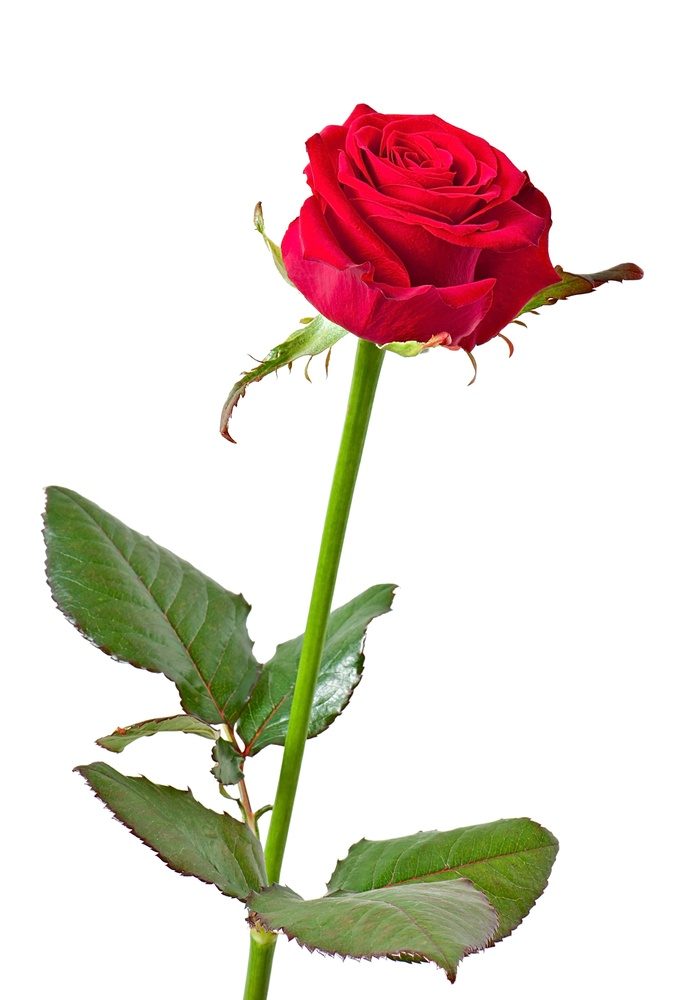
//> input picture Bicuibic Interpolation/rose.jpg, 688 x 1000 px, shrunk from 2492 x 3622 before the run
$ ./backv2   (built with g++ and OpenCV 4)
//> lines starting //> are read from the running program, lines starting //| are printed output that depends on the picture
#include <iostream>
#include <opencv2/opencv.hpp>
#include <cmath>
#include <fstream>
#include <cstdlib>
using namespace std;
using namespace cv;

float cubic(float x)
{
    float a = -0.75f;
    x = fabs(x);

    if (x <= 1.0f)
        return (a + 2)*x*x*x - (a + 3)*x*x + 1;
    else if (x < 2.0f)
        return a*x*x*x - 5*a*x*x + 8*a*x - 4*a;
    else
        return 0.0f;
}

void compute_weights(float dx, float dy, float Wx[4], float Wy[4])
{
    for (int i = -1; i <= 2; i++) Wx[i+1] = cubic(i - dx);
    for (int i = -1; i <= 2; i++) Wy[i+1] = cubic(dy - i);
}

Mat bicubic_forward(const Mat& input, int outW, int outH)
{
    int inW = input.cols;
    int inH = input.rows;

    Mat output(outH, outW, CV_32F);

    float scaleX = (float)inW / outW;
    float scaleY = (float)inH / outH;

    for (int y = 0; y < outH; y++)
    {
        for (int x = 0; x < outW; x++)
        {
            float in_x = (x + 0.5f) * scaleX - 0.5f;
            float in_y = (y + 0.5f) * scaleY - 0.5f;

            in_x = max(0.0f, min(in_x, (float)(inW - 1)));
            in_y = max(0.0f, min(in_y, (float)(inH - 1)));

            int ix = (int)floor(in_x);
            int iy = (int)floor(in_y);

            float dx = in_x - ix;
            float dy = in_y - iy;

            float Wx[4], Wy[4];
            compute_weights(dx, dy, Wx, Wy);

            float sum = 0.0f;
            for (int m = -1; m <= 2; m++)
                for (int n = -1; n <= 2; n++)
                {
                    int px = min(max(ix + n, 0), inW - 1);
                    int py = min(max(iy + m, 0), inH - 1);
                    sum += input.at<float>(py, px) * Wx[n+1] * Wy[m+1];
                }

            output.at<float>(y, x) = sum;
        }
    }

    return output;
}

Mat bicubic_backward(const Mat& input, const Mat& grad_output, int outW, int outH)
{
    int inW = input.cols;
    int inH = input.rows;

    Mat grad_input = Mat::zeros(inH, inW, CV_32F);

    float scaleX = (float)inW / outW;
    float scaleY = (float)inH / outH;

    for (int y = 0; y < outH; y++)
    {
        for (int x = 0; x < outW; x++)
        {
            float in_x = (x + 0.5f) * scaleX - 0.5f;
            float in_y = (y + 0.5f) * scaleY - 0.5f;

            in_x = max(0.0f, min(in_x, (float)(inW - 1)));
            in_y = max(0.0f, min(in_y, (float)(inH - 1)));

            int ix = (int)floor(in_x);
            int iy = (int)floor(in_y);

            float dx = in_x - ix;
            float dy = in_y - iy;

            float Wx[4], Wy[4];
            compute_weights(dx, dy, Wx, Wy);

            float g = grad_output.at<float>(y, x);

            for (int m = -1; m <= 2; m++)
                for (int n = -1; n <= 2; n++)
                {
                    int px = min(max(ix + n, 0), inW - 1);
                    int py = min(max(iy + m, 0), inH - 1);
                    grad_input.at<float>(py, px) += g * Wx[n+1] * Wy[m+1];
                }
        }
    }

    return grad_input;
}

void save_bin(const Mat& m, const string& path)
{
    ofstream f(path, ios::binary);
    int rows = m.rows, cols = m.cols;
    f.write((char*)&rows, sizeof(int));
    f.write((char*)&cols, sizeof(int));
    f.write((char*)m.ptr<float>(0), sizeof(float) * rows * cols);
    cout << "Saved: " << path << "  [" << rows << " x " << cols << "]" << endl;
}

void validate(const Mat& A, const Mat& B, const string& label)
{
    double error = 0.0;
    double max_error = 0.0;

    for (int y = 0; y < A.rows; y++)
        for (int x = 0; x < A.cols; x++)
        {
            float diff = fabs(A.at<float>(y, x) - B.at<float>(y, x));
            error += diff;
            max_error = max(max_error, (double)diff);
        }

    cout << "\n[" << label << "]" << endl;
    cout << "  Mean Error : " << error / (A.rows * A.cols) << endl;
    cout << "  Max  Error : " << max_error << endl;
    cout << "  Total Error: " << error << endl;
}

int main()
{
    Mat img = imread("rose.jpg");
//> img is the input picture: 1000 rows x 688 cols, CV_8UC3; mean B, G, R 210.6, 218, 228.2
    if (img.empty()) { cout << "Image not found!" << endl; return -1; }

    Mat gray;
    cvtColor(img, gray, COLOR_BGR2GRAY);
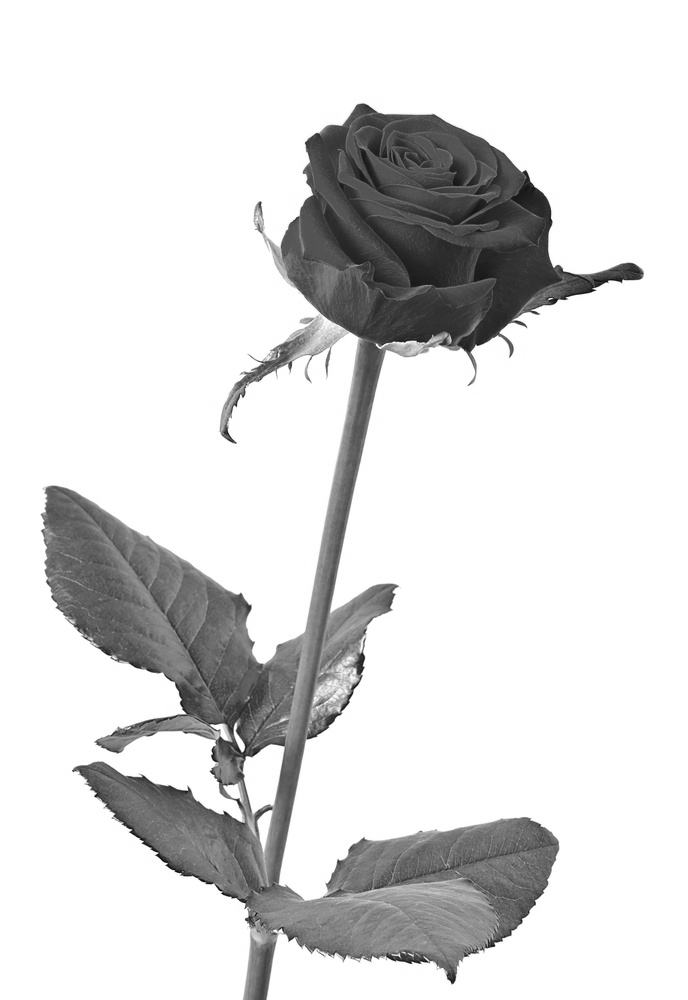
//> gray: 1000 rows x 688 cols, CV_8UC1; min 6, max 255, mean 220.2
    gray.convertTo(gray, CV_32F);
//> gray: 1000 rows x 688 cols, CV_32FC1

    int inW  = gray.cols;
//> inW = 688
    int inH  = gray.rows;
//> inH = 1000
    int outW = inW * 2;
//> outW = 1376
    int outH = inH * 2;
//> outH = 2000

    cout << "Input  : " << inH << " x " << inW << endl;
//| Input  : 1000 x 688
    cout << "Output : " << outH << " x " << outW << endl;
//| Output : 2000 x 1376

    // Forward
    Mat manual_out = bicubic_forward(gray, outW, outH);
//> after the loop in bicubic_forward, `for (int y = 0; y < outH; y++)`:
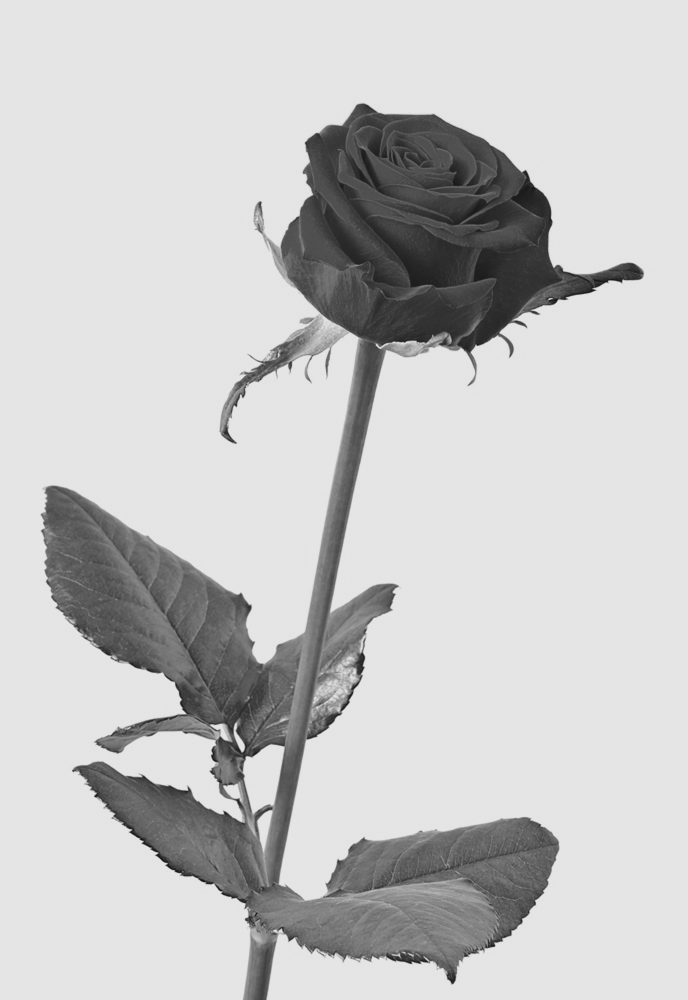
//> output: 2000 rows x 1376 cols, CV_32FC1 (shown at 1/2 size); min -7.84, max 284.2, mean 220.2; drawn with min black and max white

    // Generate random grad_output in range -1 to 1
    srand(42);
    Mat grad_out(outH, outW, CV_32F);
    for (int y = 0; y < outH; y++)
        for (int x = 0; x < outW; x++)
            grad_out.at<float>(y, x) = (rand() / (float)RAND_MAX) * 2.0f - 1.0f;
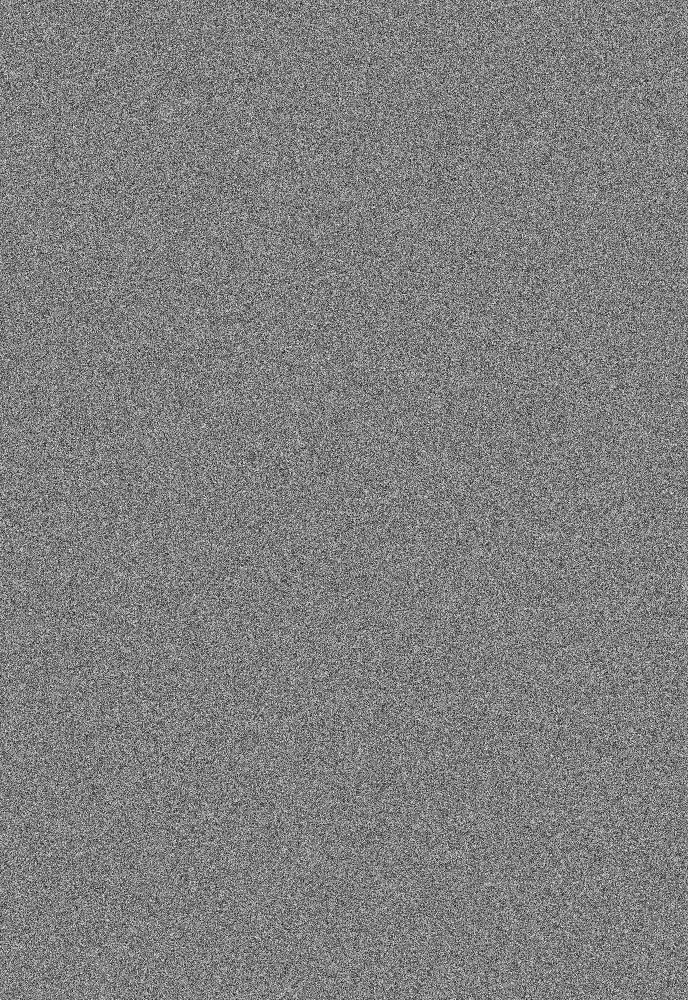
//> grad_out: 2000 rows x 1376 cols, CV_32FC1 (shown at 1/2 size); min -1, max 1, mean -0.000106; drawn with min black and max white

    // Backward
    Mat grad_in = bicubic_backward(gray, grad_out, outW, outH);
//> after the loop in bicubic_backward, `for (int y = 0; y < outH; y++)`:
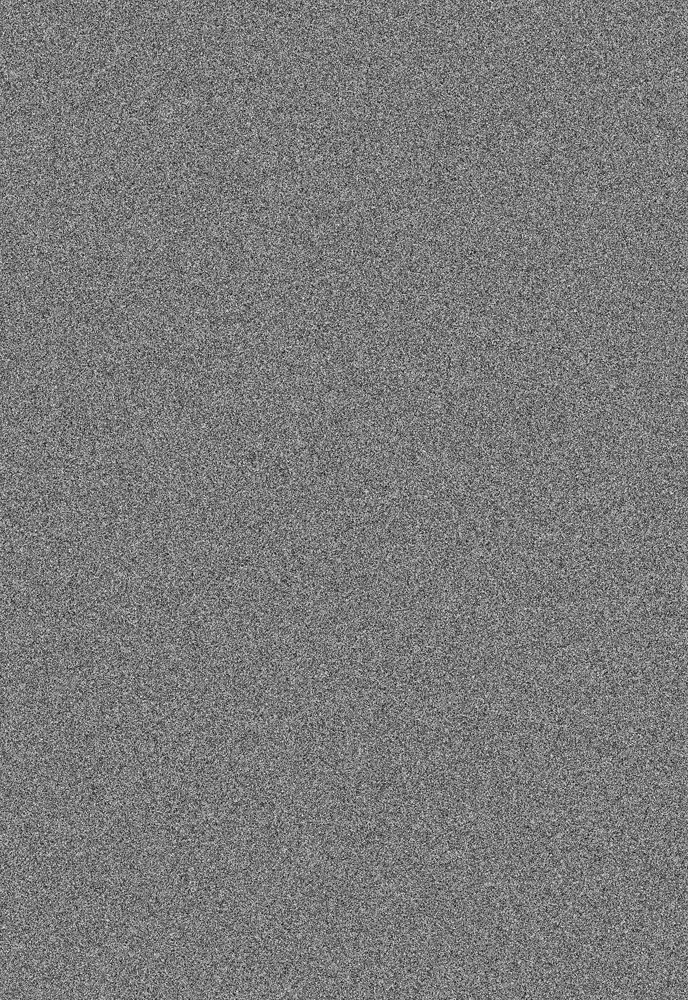
//> grad_input: 1000 rows x 688 cols, CV_32FC1; min -3.74, max 4.03, mean -0.000424; drawn with min black and max white

    cout << "\n[Backward]" << endl;
    cout << "  grad_input shape : " << grad_in.rows << " x " << grad_in.cols << endl;
//|   grad_input shape : 1000 x 688

    double mn, mx;
    minMaxLoc(grad_in, &mn, &mx);
//> mn = -3.74; mx = 4.03
    cout << "  grad_input range : [" << mn << ", " << mx << "]" << endl;
//|   grad_input range : [-3.73702, 4.02579]

    Scalar mean_grad = mean(grad_in);
//> mean_grad = Scalar(-0.000424)
    cout << "  grad_input mean  : " << mean_grad[0] << endl;
//|   grad_input mean  : -0.000423759


    save_bin(manual_out, "cpp_forward.bin");
//| Saved: cpp_forward.bin  [2000 x 1376]
    save_bin(grad_out,   "grad_output.bin");
//| Saved: grad_output.bin  [2000 x 1376]
    save_bin(grad_in,    "cpp_backward.bin");
//| Saved: cpp_backward.bin  [1000 x 688]

    cout << "\nDone. Run back.py to compare with PyTorch." << endl;

    return 0;
}

$ run again, with Bicuibic Interpolation/backward.png saved as Bicuibic Interpolation/rose.jpg
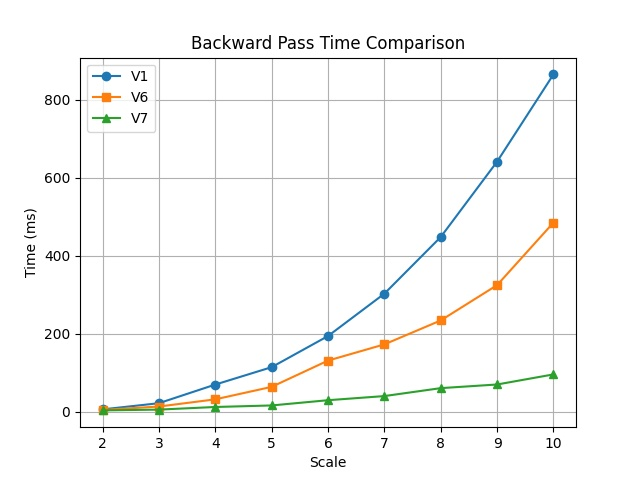
//> input picture Bicuibic Interpolation/backward.png, 640 x 480 px
//> img is the input picture: 480 rows x 640 cols, CV_8UC3; mean B, G, R 247.1, 248, 247.6
//| Input  : 480 x 640
//| Output : 960 x 1280
//> after the loop in bicubic_forward, `for (int y = 0; y < outH; y++)`:
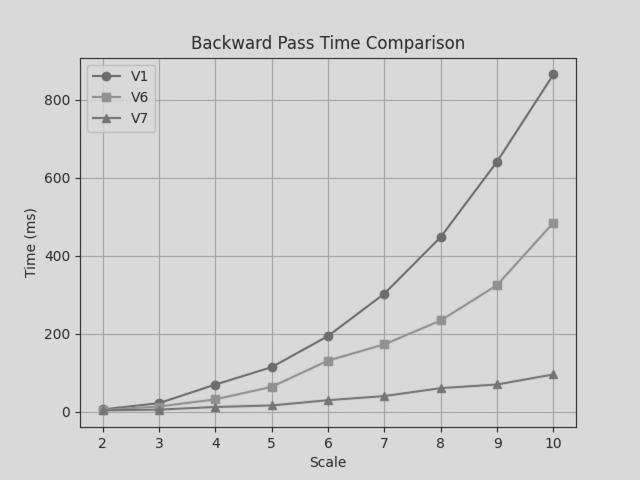
//> output: 960 rows x 1280 cols, CV_32FC1 (shown at 1/2 size); min -57.09, max 308.3, mean 247.8; drawn with min black and max white
//> after the loop in bicubic_backward, `for (int y = 0; y < outH; y++)`:
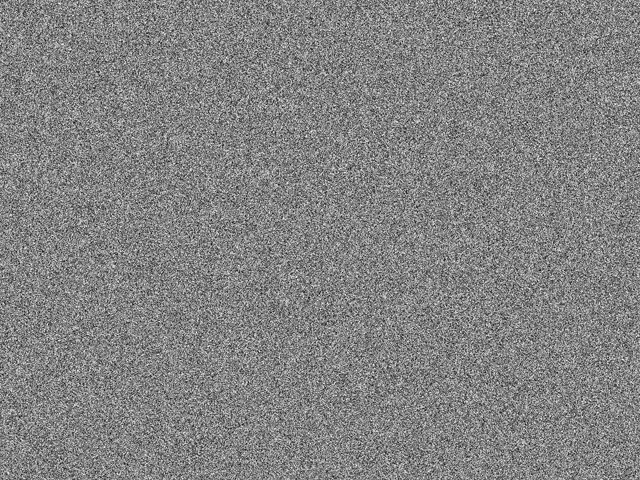
//> grad_input: 480 rows x 640 cols, CV_32FC1; min -3.85, max 3.63, mean 0.00101; drawn with min black and max white
//|   grad_input shape : 480 x 640
//> mn = -3.85; mx = 3.63
//|   grad_input range : [-3.85379, 3.63383]
//> mean_grad = Scalar(0.00101)
//|   grad_input mean  : 0.0010141
//| Saved: cpp_forward.bin  [960 x 1280]
//| Saved: grad_output.bin  [960 x 1280]
//| Saved: cpp_backward.bin  [480 x 640]
